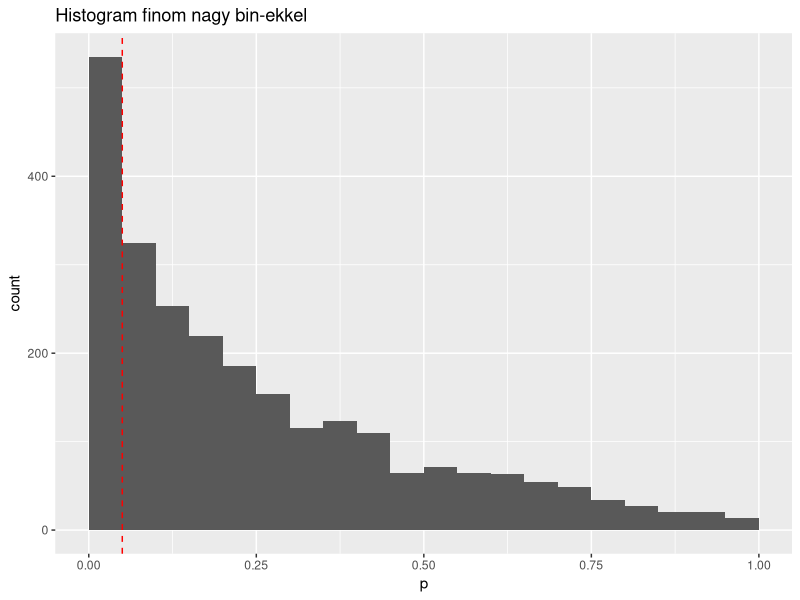
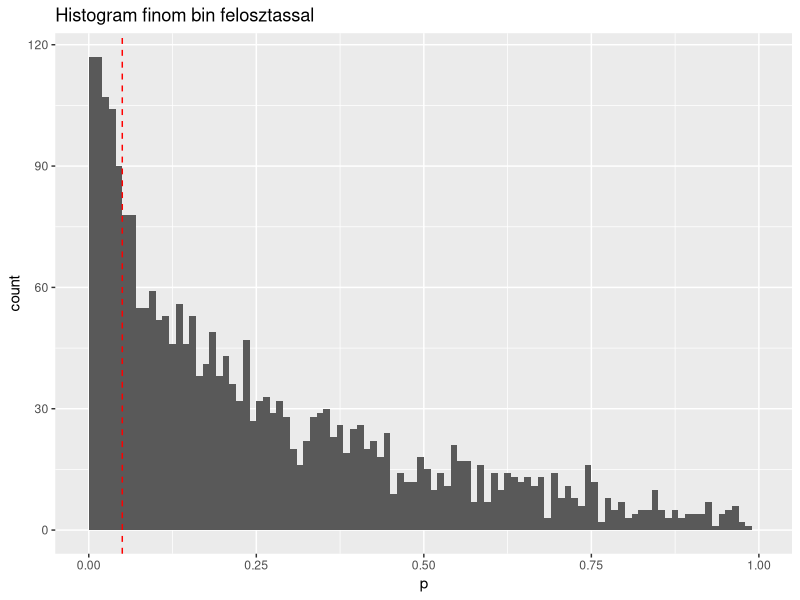
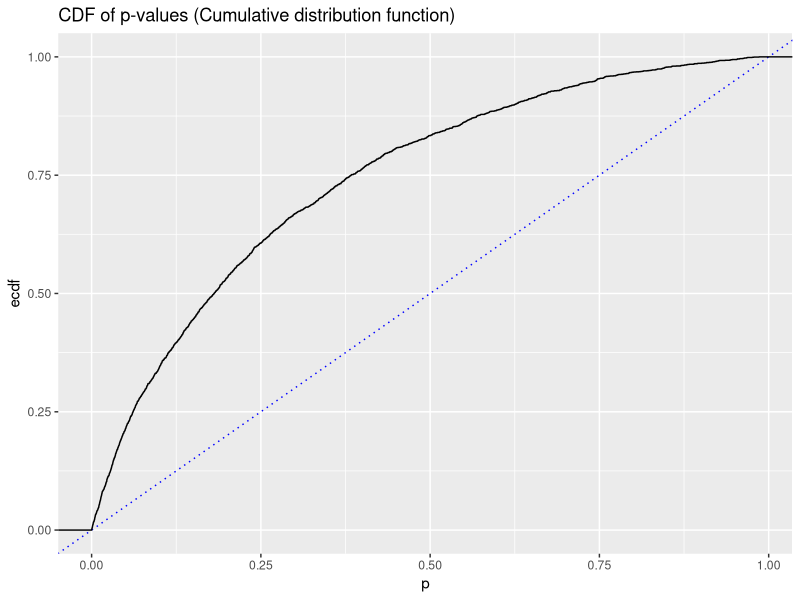
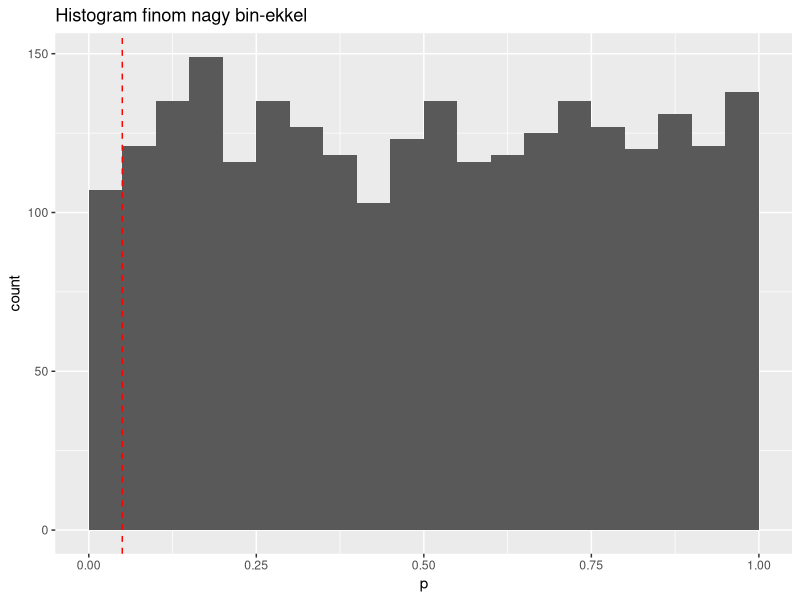
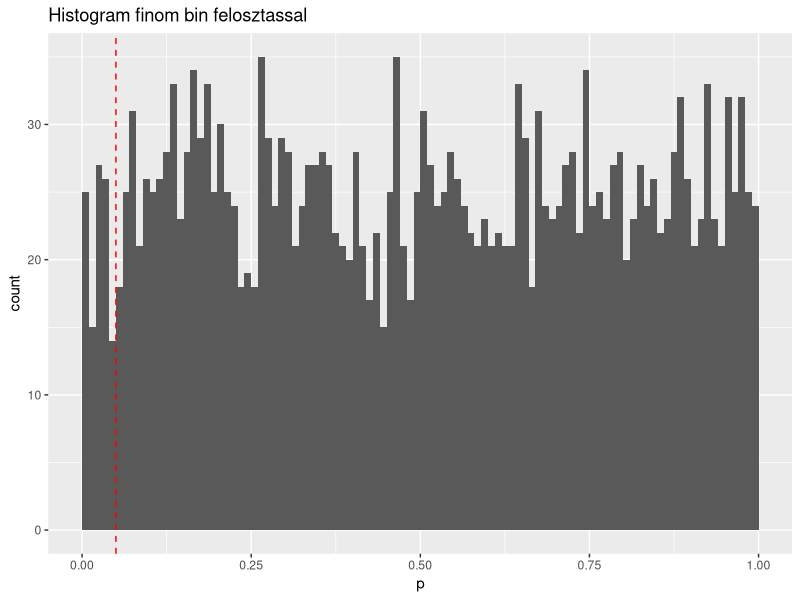
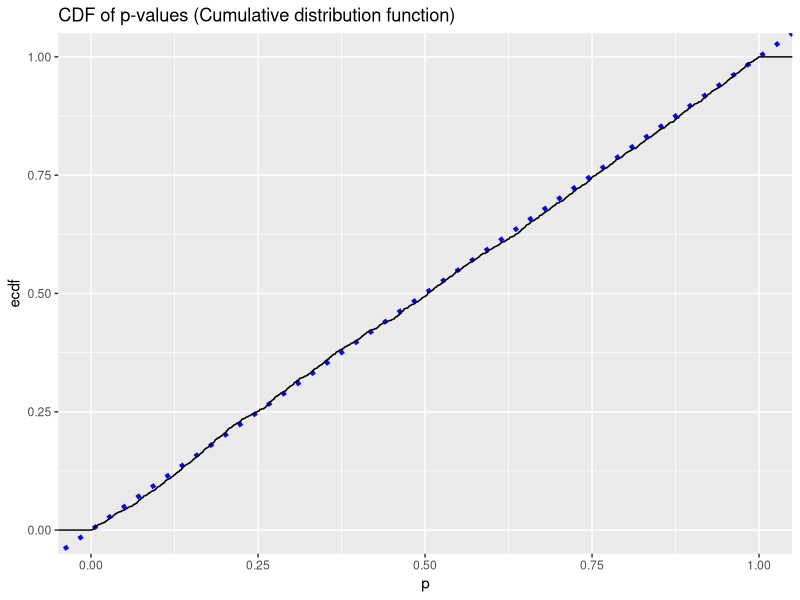
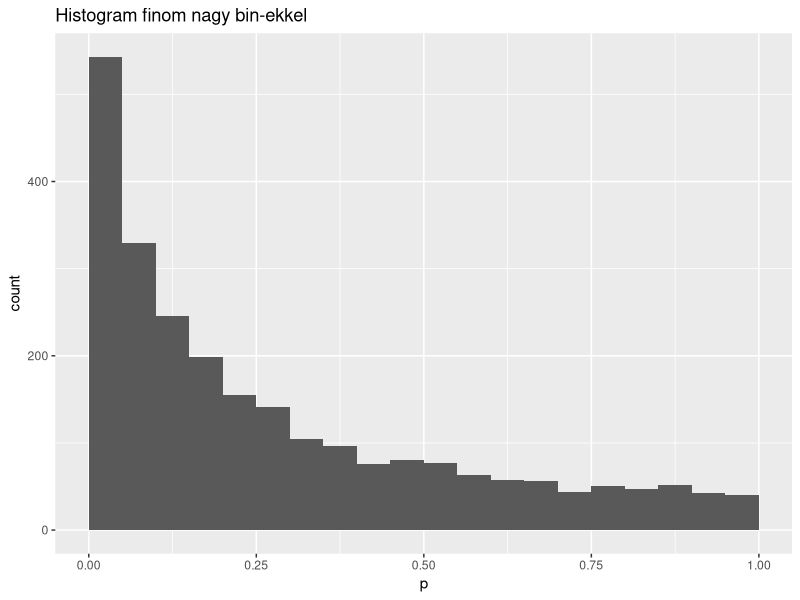
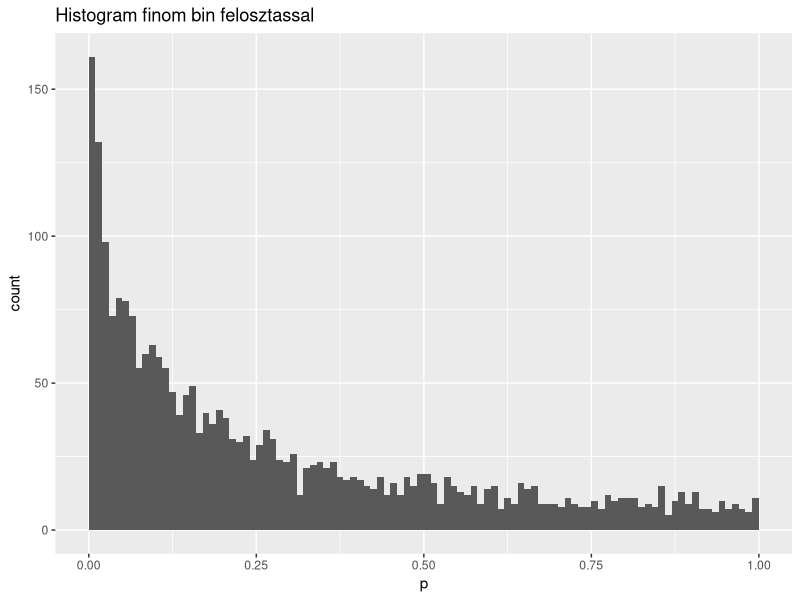

These figures' R source, in order:

library("tidyverse")

mean_NT<-1.2
sigma_NT<-0.15

mean_AMP<-1.05
sigma_AMP<-0.3

N<-2500


tbl1<-tibble( experiment_id=character(),p=numeric(), type=character())
for( i in 1:N)
{
  od_NT<-rnorm(4,mean = mean_NT, sd = sigma_NT)
  od_AMP<-rnorm(5,mean = mean_AMP, sd = sigma_AMP)
  
  result_of_t_test<-t.test(od_AMP,od_NT,alternative =  "less")
  tbl1<-tbl1 %>%  add_row(experiment_id=sprintf("exp_%03i",i),p=result_of_t_test$p.value, type="NT-AMP" )
}

tbl1 %>% ggplot(aes(x=p))+
  geom_histogram(breaks=seq(from=0, to=1, by = 0.05)) +
  geom_vline(xintercept = 0.05, color="red" , linetype="dashed")+
  labs(title = "Histogram finom nagy bin-ekkel")

tbl1 %>%  ggplot(aes(x=p))+
  geom_histogram(breaks=seq(from=0, to=1, by = 0.01)) +
  geom_vline(xintercept = 0.05, color="red" , linetype="dashed")+
  labs(title = "Histogram finom bin felosztassal")

tbl1 %>%  ggplot(aes(x=p)) +
  geom_abline(color="blue", linetype="dotted")+stat_ecdf() +
  labs(title = "CDF of p-values (Cumulative distribution function)")

#################################################################

tbl1<-tibble( experiment_id=character(),p=numeric(), type=character())
for( i in 1:N)
{
  od_NT1<-rnorm(4,mean = mean_NT, sd = sigma_NT)
  od_NT2<-rnorm(5,mean = mean_NT, sd = sigma_NT)
  
  result_of_t_test<-t.test(od_NT1,od_NT2,alternative =  "less")
  tbl1<-tbl1 %>%  add_row(experiment_id=sprintf("exp_%03i",i),p=result_of_t_test$p.value, type="NT-NT" )
}

tbl1 %>% ggplot(aes(x=p))+
  geom_histogram(breaks=seq(from=0, to=1, by = 0.05)) +
  geom_vline(xintercept = 0.05, color="red" , linetype="dashed")+
  labs(title = "Histogram finom nagy bin-ekkel")

tbl1 %>%  ggplot(aes(x=p))+
  geom_histogram(breaks=seq(from=0, to=1, by = 0.01)) +
  geom_vline(xintercept = 0.05, color="red" , linetype="dashed")+
  labs(title = "Histogram finom bin felosztassal")

tbl1 %>%  ggplot(aes(x=p)) +
  geom_abline(color="blue", linetype="dotted", size=1.5)+
  stat_ecdf() +
  labs(title = "CDF of p-values (Cumulative distribution function)")

mean(tbl1$p<0.05)

########################################################################x


od_NT1<-rnorm(4,mean = mean_NT, sd = sigma_NT)

tbl1<-tibble( experiment_id=character(),p=numeric(), type=character())
for( i in 1:N)
{
  od_AMP<-rnorm(5,mean = mean_AMP, sd = sigma_AMP)
  
  result_of_t_test<-t.test(od_NT1,od_AMP,alternative =  "two.sided")
  tbl1<-tbl1 %>%  add_row(experiment_id=sprintf("exp_%03i",i),p=result_of_t_test$p.value, type="NT-NT" )
}


tbl1 %>% ggplot(aes(x=p))+
  geom_histogram(breaks=seq(from=0, to=1, by = 0.05)) +
  labs(title = "Histogram finom nagy bin-ekkel")

tbl1 %>%  ggplot(aes(x=p))+
  geom_histogram(breaks=seq(from=0, to=1, by = 0.01)) +
  labs(title = "Histogram finom bin felosztassal")

tbl1 %>%  ggplot(aes(x=p)) +
  geom_abline(color="blue", linetype="dotted", size=1.5)+
  stat_ecdf() +
  labs(title = "CDF of p-values (Cumulative distribution function)")

#power
mean(tbl1$p<0.05)


################################################################

########################################################################x


od_NT1<-rnorm(4,mean = mean_NT, sd = sigma_NT)

tbl1<-tibble( experiment_id=character(),p=numeric(), type=character())
for( i in 1:N)
{
  od_NT2<-rnorm(5,mean = mean_NT, sd = sigma_NT)
  
  result_of_t_test<-t.test(od_NT1,od_NT2,alternative =  "two.sided")
  tbl1<-tbl1 %>%  add_row(experiment_id=sprintf("exp_%03i",i),p=result_of_t_test$p.value, type="NT-NT" )
}


tbl1 %>% ggplot(aes(x=p))+
  geom_histogram(breaks=seq(from=0, to=1, by = 0.05)) +
  geom_vline(xintercept = 0.05, color="red" , linetype="dashed")+
  labs(title = "Histogram finom nagy bin-ekkel")

tbl1 %>%  ggplot(aes(x=p))+
  geom_histogram(breaks=seq(from=0, to=1, by = 0.01)) +
  geom_vline(xintercept = 0.05, color="red" , linetype="dashed")+
  geom_text(x = 0.05, y=0,label= "p=0.05",  color="red", angle=90, hjust=-4, vjust=-0.3)+
  labs(title = "Histogram finom bin felosztassal")

tbl1 %>%  ggplot(aes(x=p)) +
  geom_abline(color="blue", linetype="dotted", size=1.5)+
  geom_vline(xintercept = 0.05, color="red" , linetype="dashed")+
  geom_text(x = 0.05, y=0,label= "p=0.05",  color="red", angle=90, hjust=-4, vjust=-0.3)+
  stat_ecdf() +
  labs(title = "CDF of p-values (Cumulative distribution function)")

mean(tbl1$p<0.05)


################################################################


